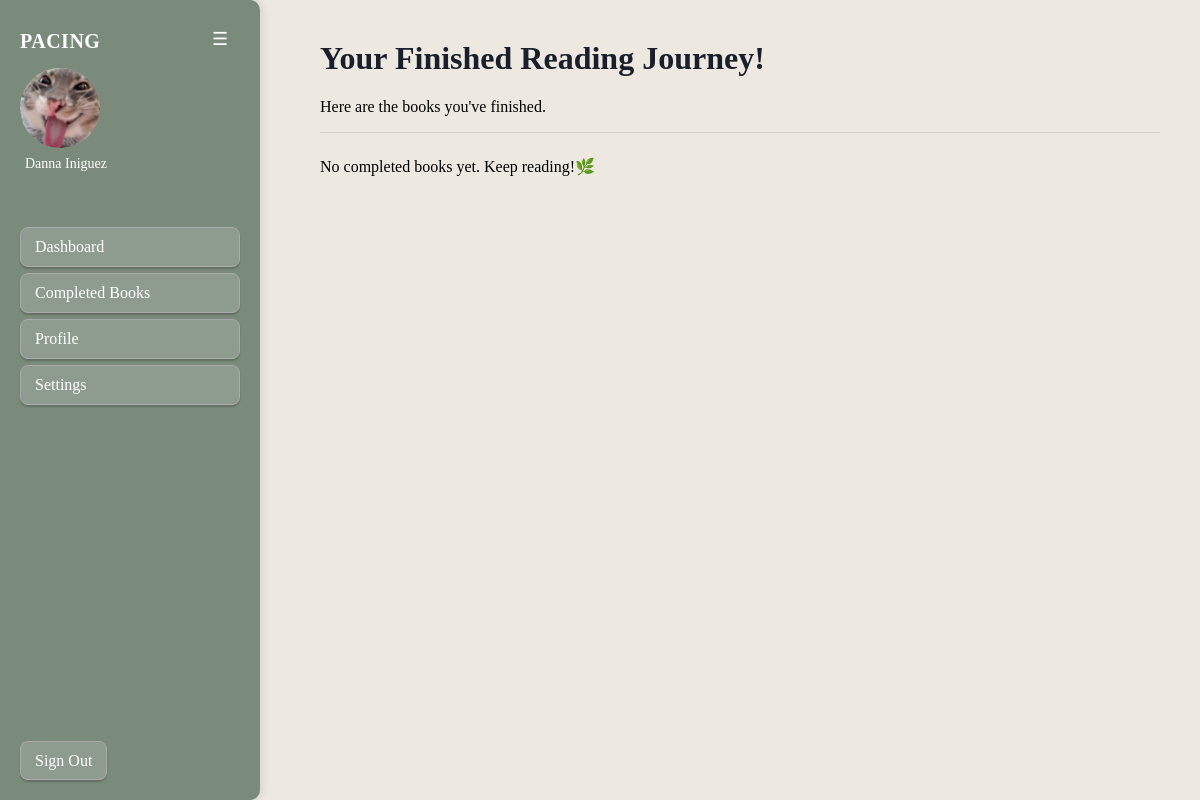
The app's page /completed_books (signed in), older data.
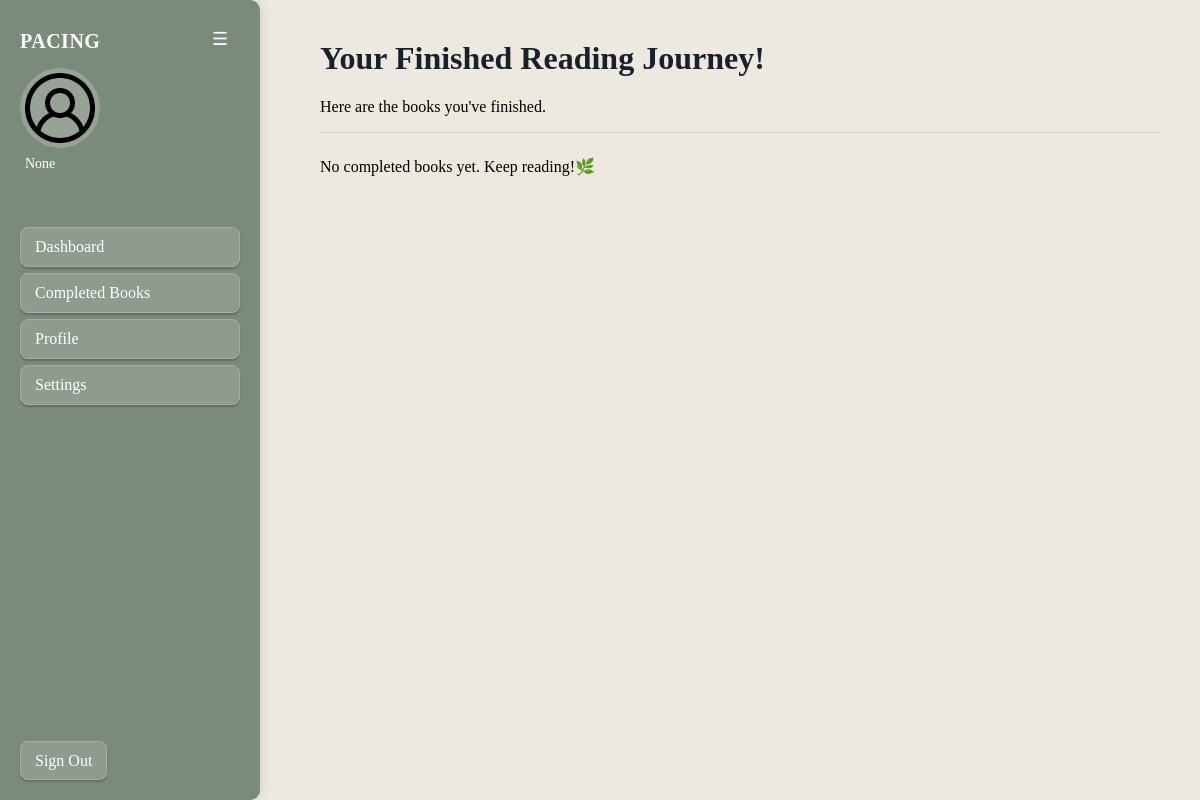
The same page, newer data.
### app.py (models this page shows)
class User(db.Model,UserMixin):
     id = db.Column(db.Integer,primary_key = True)
     email = db.Column(db.String(200),unique=True, nullable = False)
     password = db.Column(db.String(200),nullable = False)
     books = db.relationship('Book',backref = 'owner',lazy = True)
     display_name = db.Column(db.String(100), nullable = True)
     favorite_genre = db.Column(db.String(100))
     daily_goal = db.Column(db.Integer, default = 0)
     yearly_goal = db.Column(db.Integer, default = 0)
     daily_pace = db.Column(db.Integer, default = 0)
     date_joined = db.Column(db.Date, default=date.today)
     pages_read_today = db.Column(db.Integer, default = 0)
     last_reset = db.Column(db.Date, default=None)
     profile_photo = db.Column(db.String(300),default = 'default.png')

### app.py (the view)
@app.route('/completed_books')
def completed_books():
     books = Book.query.filter_by(finished = True).all()
     return render_template('completed_books.html', books = books)

### app.py (called while the page is built)
@login_manager.user_loader
def load_user(user_id):
     return User.query.get(int(user_id))

### templates/completed_books.html (shortened to what this page needs)
{% extends 'base.html' %}
{% block content %}
<h1>Your Finished Reading Journey!</h1>
<p>Here are the books you've finished.</p>
<hr>
{% for book in books %}
<div class="book-card">
    <p class="book-title">{{ book.title }}</p>
    <p class="book-author">{{ book.author }}</p>
    <p>Completed {{ book.date_completed.strftime('%B %d, %Y') }}</p>
    <form action="/delete/{{ book.id }}" method="POST">
        <button type="submit">Delete</button>
    </form>
</div>
{% else %}
<p>No completed books yet. Keep reading!🌿</p>
{% endfor %}
{% endblock %}

### templates/base.html (shortened to what this page needs)
<!DOCTYPE html>
<html lang="en">
<head>
    <link rel="stylesheet" href="{{ url_for('static', filename='style.css') }}">
</head>
<body>
<button class="toggle-btn" onclick="toggleSidebar()">☰</button>
<aside class="sidebar">
    <h2>Pacing</h2>
    <div class="profile-section">
        <div class="profile-avatar">
            <img src="/uploads/{{ current_user.profile_photo }}"
            width="80"
            height="80"
            style="border-radius: 50%; object-fit: cover;">
        </div>
        <p style="margin-top: 8px;">{{ current_user.display_name }}</p>
    </div>
    <nav class="sidebar-menu">
        <a href="{{ url_for('index') }}" class="sidebar-btn" style="text-decoration: none;">Dashboard</a>
        <a href="{{ url_for('completed_books') }}" class="sidebar-btn" style="text-decoration: none;">Completed Books</a>
        <a href="{{ url_for('profile') }}" class="sidebar-btn" style="text-decoration: none;">Profile</a>
        <a href="{{ url_for('settings') }}" class="sidebar-btn" style="text-decoration: none;">Settings</a>
    </nav>
    <div class="sidebar-footer">
        <a href="{{ url_for('logout') }}" class="sidebar-btn" style="text-decoration: none;">Sign Out</a>
    </div>
</aside>
<main class="main-content">
    {% block content %}{% endblock %}
</main>
</body>
</html>

Row changes from the older to the newer data that the page shows:
changed User: profile_photo: picture removed, a placeholder shows; display_name "Danna Iniguez" → "None"
